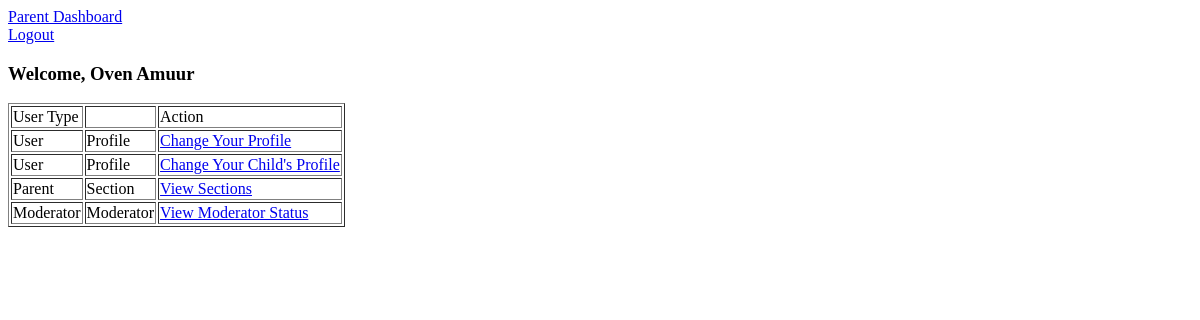
The page /dashboard.php (signed in) on the database as committed earlier.
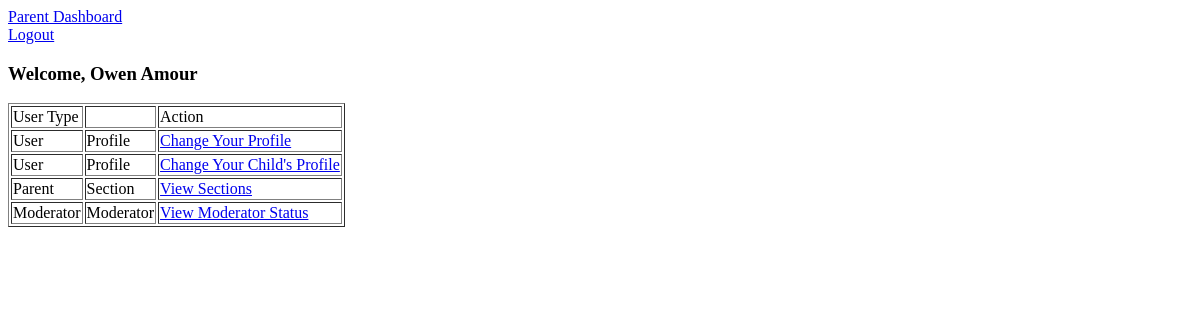
The same page on the database as committed later.
### tables this page shows
CREATE TABLE `users` (
  `userID` int(11) NOT NULL,
  `name` varchar(255) DEFAULT NULL,
  `email` varchar(255) DEFAULT NULL,
  `phone` char(10) DEFAULT NULL,
  `city` varchar(50) DEFAULT NULL,
  `state` varchar(20) DEFAULT NULL,
  `gradeLevel` int(11) DEFAULT NULL,
  `isParent` tinyint(1) DEFAULT NULL,
  `isStudent` tinyint(1) DEFAULT NULL
);

### functions.php (called while the page is built, shortened)
<?php
function get_user_info($myconnection, $userid) {
  $query = "SELECT * FROM users WHERE userid = " . $userid;
  $result = mysqli_query($myconnection, $query);
  return mysqli_fetch_array($result);
}
function check_session() {
  $session_key = md5('database');
  if(isset($_SESSION)) {
    if (empty($_SESSION[$session_key])) {
	  return false;
    } elseif (intval($_SESSION[$session_key]) <= 0) {
      unset($_SESSION[$session_key]);
	  return false;
    } else {
      return $_SESSION[$session_key];
    }
  } else {
	  return false;
  }
}
?>

### dashboard.php (the view, shortened to what this page needs)
<?php
include 'functions.php';
function get_moderator_row($myconnection, $row) {
	$query = "SELECT * FROM moderators WHERE userid = " . $row['userID'];
	$result = mysqli_query($myconnection, $query);
	if(mysqli_num_rows($result) > 0) {
		echo "<tr>";
		echo "<td>Moderator</td>";
		echo "<td>Moderator</td>";
		echo "<td><a href='moderator.php'>View Moderator Status</a></td>";
		echo "</tr>";
	}
}
function create_parent_dashboard($myconnection, $row) {
	echo "<a href='dashboard.php'>Parent Dashboard</a><br />";
	echo "<a href='logout.php'>Logout</a><br />";
	echo "<h3>Welcome, " . $row['name'] . "</h3>";
	echo "<table border='1'>";
	echo "<tr>";
	echo "<td>User Type</td>";
	echo "<td></td>";
	echo "<td>Action</td>";
	echo "</tr>";
	echo "<tr>";
	echo "<td>User</td>";
	echo "<td>Profile</td>";
	echo "<td><a href='profile_parent.php'>Change Your Profile</a></td>";
	echo "</tr>";
	echo "<td>User</td>";
	echo "<td>Profile</td>";
	echo "<td><a href='children_parent.php'>Change Your Child's Profile</a></td>";
	echo "<tr>";
	echo "<td>Parent</td>";
	echo "<td>Section</td>";
	echo "<td><a href='all_classes.php'>View Sections</a></td>";
	echo "</tr>";
	get_moderator_row($myconnection, $row);
	echo "</table>";
}
$userid = check_session();
if (isset($userid) and $userid != false) {
	$myconnection = mysqli_connect('localhost', 'root', '') or die ('Could not connect: ' . mysql_error());
	$row = get_user_info($myconnection, $userid);
	if($row['isStudent'] == 1) {
		create_student_dashboard($myconnection, $row);
	} elseif ($row['isParent'] == 1) {
		create_parent_dashboard($myconnection, $row);
	} else {
		echo "Invalid User Data";
	}
}
?>
<!DOCTYPE html>
<html>
<head></head>
<body>
</body>
</html>

Rows that differ between the two databases and show on the page:
removed users: name "Oven Amuur"
added users: name "Owen Amour"
